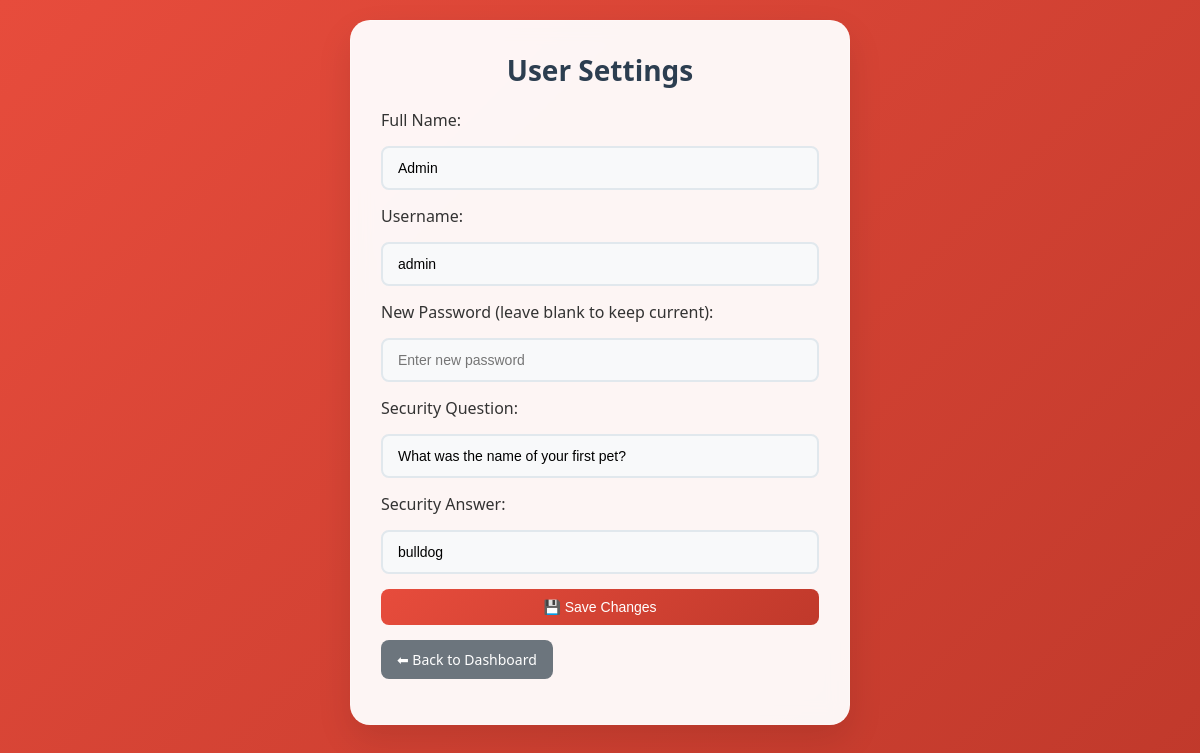
The page /user_settings.php (signed in) on the database its author committed.
### tables this page shows
CREATE TABLE `users` (
  `user_id` int(11) NOT NULL,
  `username` varchar(50) NOT NULL,
  `password` varchar(255) NOT NULL,
  `full_name` varchar(100) NOT NULL,
  `role` enum('admin','staff','','') NOT NULL,
  `security_question` varchar(255) NOT NULL,
  `security_answer` varchar(255) NOT NULL
);

### user_settings.php (the view, shortened to what this page needs)
<?php
include 'db_connect.php';
$user_id = $_SESSION['user_id'];
$stmt = $conn->prepare("SELECT * FROM users WHERE user_id = ?");
$stmt->bind_param("i", $user_id);
$stmt->execute();
$result = $stmt->get_result();
$user = $result->fetch_assoc();
?>
<!DOCTYPE html>
<html lang="en">
<head>
    <link rel="stylesheet" href="assets/common_styles.css">
</head>
<body>
<body>
  <div class="container">
    <h2>User Settings</h2>
    <form method="post">
        <label>Full Name:</label>
        <input type="text" name="full_name" value="<?= htmlspecialchars($user['full_name']) ?>" required>
        <label>Username:</label>
        <input type="text" name="username" value="<?= htmlspecialchars($user['username']) ?>" required>
        <label>New Password (leave blank to keep current):</label>
        <input type="password" name="password" placeholder="Enter new password">
        <label>Security Question:</label>
        <input type="text" name="security_question" value="<?= htmlspecialchars($user['security_question']) ?>" required>
        <label>Security Answer:</label>
        <input type="text" name="security_answer" value="<?= htmlspecialchars($user['security_answer']) ?>" required>
        <button type="submit" class="btn btn-add">💾 Save Changes</button>
    </form>
    <a href="dashboard.php" class="btn btn-back" style="margin-top: 15px;">⬅ Back to Dashboard</a>
  </div>
</body>
</html>

### assets/common_styles.css (style rules this page uses)
* { padding: 0; margin: 0; box-sizing: border-box; }
body { font-family: 'Segoe UI', Tahoma, Geneva, Verdana, sans-serif; background: linear-gradient(135deg, #e74c3c 0%, #c0392b 100%); min-height: 100vh; color: #333; padding: 20px; }
.container { max-width: 1200px; margin: 0 auto; background: rgba(255, 255, 255, 0.95); padding: 30px; border-radius: 20px; box-shadow: 0 15px 35px rgba(0, 0, 0, 0.1); backdrop-filter: blur(10px); border: 1px solid rgba(255, 255, 255, 0.2); }
h2 { text-align: center; margin-bottom: 20px; color: #2c3e50; font-size: 28px; font-weight: 600; }
.btn { padding: 10px 16px; border: none; border-radius: 8px; font-size: 14px; cursor: pointer; transition: all 0.3s ease; text-decoration: none; display: inline-block; font-weight: 500; }
.btn-add { background: linear-gradient(135deg, #e74c3c 0%, #c0392b 100%); color: #fff; }
.btn-back { background: #6c757d; color: white; margin-bottom: 15px; }
form { display: flex; flex-direction: column; gap: 15px; }
input, select, textarea { padding: 12px 15px; border: 2px solid #e1e8ed; border-radius: 8px; font-size: 14px; transition: all 0.3s ease; background: #f8f9fa; }
form button { background: linear-gradient(135deg, #e74c3c 0%, #c0392b 100%); color: #fff; padding: 12px; border: none; border-radius: 8px; font-size: 15px; font-weight: 600; cursor: pointer; transition: all 0.3s ease; }

### user_settings.php (style rules this page uses)
.container { max-width: 500px; }

### rows shown on the page
users: full_name "Admin", username "admin", security_question "What was the name of your first pet?", security_answer "bulldog"
